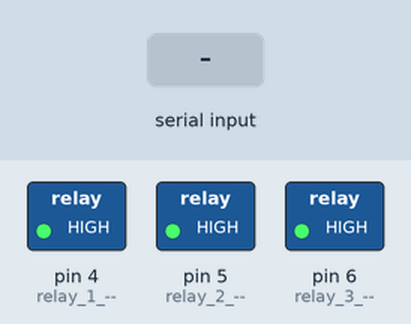
Bench run of a sketch on a simulated Arduino Uno, built with avr-gcc and run on an emulated ATmega328P. On the bench: switched loads named in the sketch (green lamp = pin HIGH). Inputs (shaded band) come from the test bench.

Above: at 1.2 s.
1.3 s: "grip\n" received over Serial
At 2.4 s:
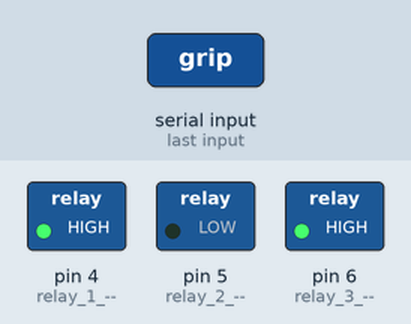
2.8 s: "release\n" received over Serial
At 3.7 s:
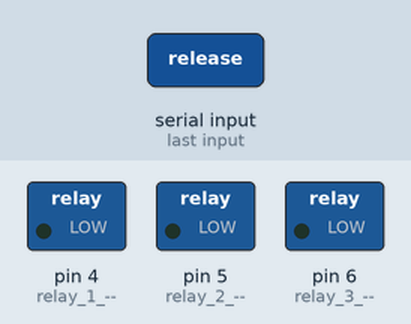
4.3 s: "off\n" received over Serial
At 5.0 s:
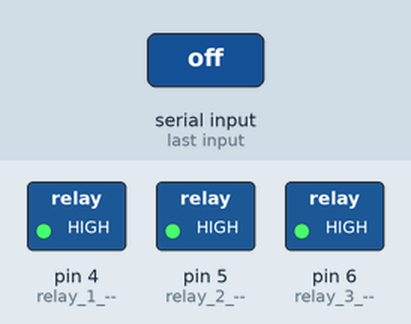
Timing chart, 0 to 7.3 s (numbered marks = the images above; inputs shaded):
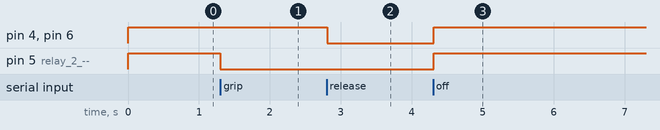

Measured:
- after the input at 1.3 s, pin 5 (relay_2_--): HIGH → LOW at once
- after the input at 2.8 s, pin 4 (relay_1_--), pin 6 (relay_3_--): HIGH → LOW at once
- after the input at 4.3 s, pin 4 (relay_1_--), pin 5 (relay_2_--), pin 6 (relay_3_--): LOW → HIGH at once

The sketch:

pump_control.ino
```cpp
// Blinking the internal LED on pin 13
// give permissions for flashing and monitoring serial communication
//  sudo chmod a+rw /dev/ttyACM0

#include <Arduino.h>

void grip();
void release();
void pump_off();

void setup() {

	// Set digital pins as outputs for controlling relays
	pinMode(4, OUTPUT); // relay 1 --> pin 1 valve 2
	pinMode(5, OUTPUT); // relay 2 --> pin 3 VDD
	pinMode(6, OUTPUT); // relay 3 --> pin 5 valve 1

	Serial.begin(115200);

	pump_off();
}

void loop() {
	// wait for user input via serial
	// if serial avaialble, read it and execute the corresponding function
	if (Serial.available() > 0) {
		String command = Serial.readStringUntil('\n');
		if (command == "grip") {
			grip();
		} else if (command == "release") {
			release();
		} else if (command == "off") {
			pump_off();
		}
	} else {
		delay(10); // wait for some user input
	}
}

// grip function
void grip() {
	digitalWrite(4, HIGH); // or HIGH
	digitalWrite(5, LOW);
	digitalWrite(6, HIGH);
}

// release function
void release() {
	digitalWrite(4, LOW);
	digitalWrite(5, LOW);
	digitalWrite(6, LOW);
}

// pump off function
void pump_off() {
	digitalWrite(4, HIGH);
	digitalWrite(5, HIGH);
	digitalWrite(6, HIGH);
}
```
